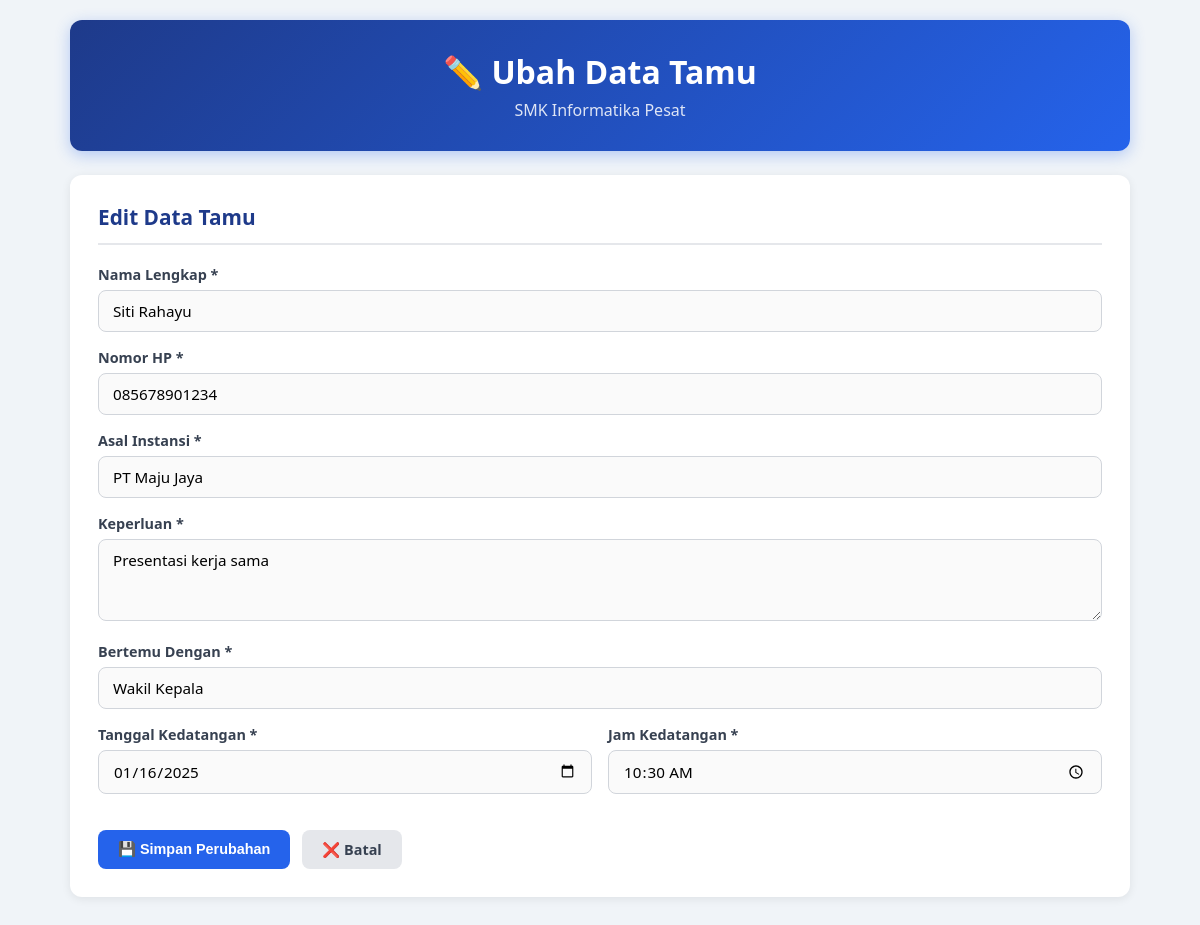
The app's page /ubah.php?id=2 with its own data.
### tables this page shows
CREATE TABLE IF NOT EXISTS tamu (
    id          INT PRIMARY KEY AUTO_INCREMENT,
    nama        VARCHAR(100) NOT NULL,
    no_hp       VARCHAR(15)  NOT NULL,
    instansi    VARCHAR(100) NOT NULL,
    keperluan   TEXT         NOT NULL,
    bertemu     VARCHAR(100) NOT NULL,
    tanggal     DATE         NOT NULL,
    jam         TIME         NOT NULL,
    dibuat_pada TIMESTAMP    DEFAULT CURRENT_TIMESTAMP
);

### ubah.php (the view, shortened to what this page needs)
<!DOCTYPE html>
<html lang="id">
<head>
    <link rel="stylesheet" href="style.css">
</head>
<body>
    <div class="container">
        <div class="header">
            <h1>✏️ Ubah Data Tamu</h1>
            <p>SMK Informatika Pesat</p>
        </div>
        <?php
        require 'koneksi.php';
        $id = (int) $_GET['id'];
        $sql  = "SELECT * FROM tamu WHERE id = $id";
        $result = mysqli_query($koneksi, $sql);
        $data = mysqli_fetch_assoc($result);
        ?>
        <div class="form-card">
            <h2>Edit Data Tamu</h2>
            <form action="ubah.php?id=<?= $id ?>" method="POST">
                <div class="form-group">
                    <label for="nama">Nama Lengkap *</label>
                    <input type="text" id="nama" name="nama" value="<?= htmlspecialchars($data['nama']) ?>" required>
                </div>
                <div class="form-group">
                    <label for="no_hp">Nomor HP *</label>
                    <input type="tel" id="no_hp" name="no_hp" value="<?= htmlspecialchars($data['no_hp']) ?>" required>
                </div>
                <div class="form-group">
                    <label for="instansi">Asal Instansi *</label>
                    <input type="text" id="instansi" name="instansi" value="<?= htmlspecialchars($data['instansi']) ?>" required>
                </div>
                <div class="form-group">
                    <label for="keperluan">Keperluan *</label>
                    <textarea id="keperluan" name="keperluan" rows="3" required><?= htmlspecialchars($data['keperluan']) ?></textarea>
                </div>
                <div class="form-group">
                    <label for="bertemu">Bertemu Dengan *</label>
                    <input type="text" id="bertemu" name="bertemu" value="<?= htmlspecialchars($data['bertemu']) ?>" required>
                </div>
                <div class="form-row">
                    <div class="form-group">
                        <label for="tanggal">Tanggal Kedatangan *</label>
                        <input type="date" id="tanggal" name="tanggal" value="<?= $data['tanggal'] ?>" required>
                    </div>
                    <div class="form-group">
                        <label for="jam">Jam Kedatangan *</label>
                        <input type="time" id="jam" name="jam" value="<?= substr($data['jam'], 0, 5) ?>" required>
                    </div>
                </div>
                <div class="form-actions">
                    <button type="submit" class="btn btn-primary">💾 Simpan Perubahan</button>
                    <a href="tampil.php" class="btn btn-secondary">❌ Batal</a>
                </div>
            </form>
        </div>
    </div>
</body>
</html>

### style.css (style rules this page uses)
* { margin: 0; padding: 0; box-sizing: border-box; }
body { font-family: 'Segoe UI', Tahoma, Geneva, Verdana, sans-serif; background: #f0f4f8; color: #333; min-height: 100vh; }
.container { max-width: 1100px; margin: 0 auto; padding: 20px; }
.header { background: linear-gradient(135deg, #1e3a8a, #2563eb); color: white; text-align: center; padding: 30px 20px; border-radius: 12px; margin-bottom: 24px; box-shadow: 0 4px 15px rgba(37, 99, 235, 0.3); }
.header h1 { font-size: 2rem; margin-bottom: 6px; }
.header p { font-size: 1rem; opacity: 0.85; }
.form-card { background: white; border-radius: 12px; padding: 28px; box-shadow: 0 2px 10px rgba(0,0,0,0.08); margin-bottom: 20px; }
.form-card h2 { margin-bottom: 20px; font-size: 1.3rem; color: #1e3a8a; border-bottom: 2px solid #e5e7eb; padding-bottom: 12px; }
.form-group { margin-bottom: 16px; }
.form-row { display: grid; grid-template-columns: 1fr 1fr; gap: 16px; }
label { display: block; margin-bottom: 6px; font-weight: 600; font-size: 0.9rem; color: #374151; }
input[type="text"], input[type="tel"], input[type="date"], input[type="time"], textarea { width: 100%; padding: 10px 14px; border: 1.5px solid #d1d5db; border-radius: 8px; font-size: 0.95rem; font-family: inherit; transition: border-color 0.2s, box-shadow 0.2s; background: #fafafa; }
textarea { resize: vertical; }
.btn { display: inline-block; padding: 10px 20px; border-radius: 8px; font-size: 0.9rem; font-weight: 600; cursor: pointer; border: none; text-decoration: none; transition: all 0.2s; }
.btn-primary { background: #2563eb; color: white; }
.btn-secondary { background: #e5e7eb; color: #374151; }
.form-actions { display: flex; gap: 12px; margin-top: 20px; }

### records on screen
tamu: nama "Siti Rahayu", no_hp "085678901234", instansi "PT Maju Jaya", keperluan "Presentasi kerja sama", bertemu "Wakil Kepala", tanggal "01/16/2025", jam "10:30"
